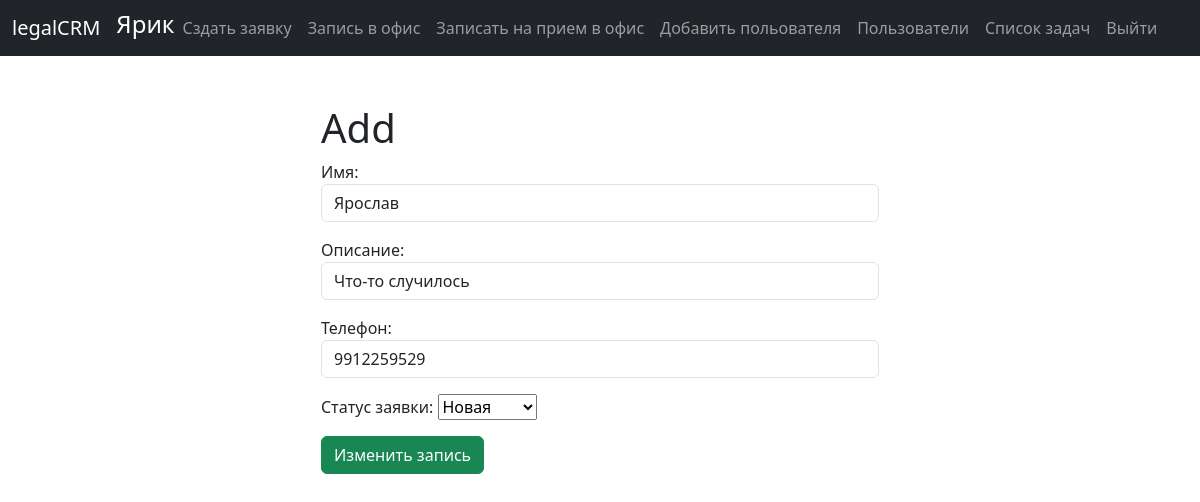
The page /update_record/2/ (signed in) on the database its author committed.
### accounts/models.py (models this page shows)
class User(AbstractUser):
    status = models.CharField(max_length=50)

### leads/models.py (models this page shows, shortened)
class Record(models.Model):
    name = models.CharField(max_length=50,default=None, null=True)
    phone = models.CharField(max_length=50, default=None, null=True)
    description  = models.CharField(max_length=500, default=None, null=True)
    status = models.CharField(max_length=50,  default='Новая', null=True)
    created_at = models.DateTimeField(auto_now_add=True)
    employees_KC = models.CharField(max_length=50, default="Не прикреплен")
    employees_UPP = models.CharField(max_length=50,default="Не прикреплен")
    in_work = models.BooleanField(default=False)

### leads/views.py (the view)
# urls.py: path("update_record/<int:pk>/", views.update_record, name='update_record'),
def update_record(request, pk):
    if request.user.is_authenticated:
        record = Record.objects.get(id=pk)
        form = AddRecordForm(request.POST or None, instance=record)
        if form.is_valid():
            updated_record = form.save()
            messages.success(request, f"Запись '{updated_record.name}' обнавлена")
            return redirect("home")
        return render(request, "update_record.html", {"form": form})
    else:
        messages.error(request, "You have to login")
        return redirect("home")

### leads/forms.py
class AddRecordForm(forms.ModelForm):
    status = forms.ChoiceField(label="Статус заявки", choices=(
    ("Новая", "Новая"), ("Брак", "Брак"), ("Недозвон", "Недозвон"), ("Перезвон", "Перезвон"), ("Запись", "Запись"),
    ("Отказ", "Отказ")))
    class Meta:
        model = Record
        fields = "__all__"
        fields = ['name', 'description', 'phone', 'status']
        widgets = {
            "name": forms.TextInput(attrs={"class": "form-control", "label": "Your name"}),
            "description": forms.TextInput(attrs={"class": "form-control"}),
            "phone": forms.TextInput(attrs={"class": "form-control"}),
        }
        labels = {'name': 'Имя', "description":"Описание", "phone":"Телефон", "status":"Статус", "employees_KC":"Оператор", "employees_UPP":"Юрист"}

### leads/templates/update_record.html (shortened to what this page needs)
{% extends "base.html" %}
{% block content %}
<div class="col-md-6 offset-md-3">
    <h1>Add</h1>
    <form method="post">
        {{form.as_p}}
        <button type="submit" class="btn btn-success">Изменить запись</button>
    </form>
    </div>
{% endblock content %}

### leads/templates/navbar.html (shortened to what this page needs)
<nav class="navbar navbar-expand-lg navbar-dark bg-dark">
    <div class="container-fluid">
      <a class="navbar-brand" href="{% url 'home' %}">legalCRM</a>
        <li class="nav-item" style=" display: flex; ">
            <h4 style="color:#fff;">{{ user.username }}</h4>
          </li>
      <div class="collapse navbar-collapse" id="navbarSupportedContent">
        <ul class="navbar-nav me-auto mb-2 mb-lg-0">
          {% if user.is_authenticated %}
          {% if user.status == "Директор КЦ" or user.status == "Администратор" %}
          <li class="nav-item">
            <a class="nav-link"  href="{% url 'add_record'%}">Сздать заявку</a>
          </li>
            <li class="nav-item">
                    <a class="nav-link"  href="{% url 'appointments'%}">Запись в офис</a>
              </li>
            <li class="nav-item">
                    <a class="nav-link"  href="{% url 'add_appointments'%}">Записать на прием в офис</a>
              </li>
          {% endif %}
          {% if user.status == "Администратор"%}
          <li class="nav-item">
              <a class="nav-link"  href="{% url 'reg'%}">Добавить польователя</a>
            </li>
            <li class="nav-item">
                <a class="nav-link"  href="{% url 'employees'%}">Пользователи</a>
            </li>
            <li class="nav-item">
                    <a class="nav-link"  href="{% url 'todolist'%}">Список задач</a>
              </li>
            {% endif %}
            {% else%}
            <li class="nav-item">
              <a class="nav-link"  href="{% url 'home'%}">Login</a>
            </li>
          {% endif %}
            <li class="nav-item">
            <a class="nav-link"  href="{% url 'logout'%}">Выйти</a>
          </li>
        </ul>
      </div>
    </div>
  </nav>

### rows shown on the page
User: username "Ярик"
Record: name "Ярослав", description "Что-то случилось", phone "9912259529", status "Новая"
